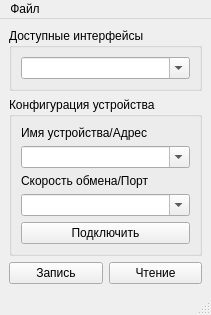
<?xml version="1.0" encoding="UTF-8"?>
<ui version="4.0">
 <class>configwidget</class>
 <widget class="QMainWindow" name="configwidget">
  <property name="geometry">
   <rect>
    <x>0</x>
    <y>0</y>
    <width>211</width>
    <height>297</height>
   </rect>
  </property>
  <property name="windowTitle">
   <string>Настройка связи с СУЛ</string>
  </property>
  <widget class="QWidget" name="centralwidget">
   <layout class="QGridLayout" name="gridLayout">
    <item row="0" column="0" colspan="2">
     <widget class="QGroupBox" name="groupBox">
      <property name="title">
       <string>Доступные интерфейсы</string>
      </property>
      <layout class="QVBoxLayout" name="verticalLayout_2">
       <item>
        <layout class="QVBoxLayout" name="ifcLayout">
         <item>
          <widget class="QComboBox" name="cbIfcAvailable">
           <property name="editable">
            <bool>true</bool>
           </property>
          </widget>
         </item>
        </layout>
       </item>
      </layout>
     </widget>
    </item>
    <item row="1" column="0" colspan="2">
     <widget class="QGroupBox" name="groupBox_2">
      <property name="title">
       <string>Конфигурация устройства</string>
      </property>
      <layout class="QVBoxLayout" name="verticalLayout_3">
       <item>
        <layout class="QVBoxLayout" name="verticalLayout">
         <item>
          <widget class="QLabel" name="label">
           <property name="text">
            <string>Имя устройства/Адрес</string>
           </property>
          </widget>
         </item>
         <item>
          <widget class="QComboBox" name="cbDeviceName">
           <property name="editable">
            <bool>true</bool>
           </property>
          </widget>
         </item>
         <item>
          <widget class="QLabel" name="label_2">
           <property name="text">
            <string>Скорость обмена/Порт</string>
           </property>
          </widget>
         </item>
         <item>
          <widget class="QComboBox" name="cbDeviceParam">
           <property name="editable">
            <bool>true</bool>
           </property>
          </widget>
         </item>
         <item>
          <widget class="QPushButton" name="pbConnectDevice">
           <property name="text">
            <string>Подключить</string>
           </property>
          </widget>
         </item>
        </layout>
       </item>
      </layout>
     </widget>
    </item>
    <item row="2" column="0">
     <widget class="QPushButton" name="pbWriteData">
      <property name="text">
       <string>Запись</string>
      </property>
     </widget>
    </item>
    <item row="2" column="1">
     <widget class="QPushButton" name="pbReadData">
      <property name="text">
       <string>Чтение</string>
      </property>
     </widget>
    </item>
   </layout>
  </widget>
  <widget class="QMenuBar" name="menubar">
   <property name="geometry">
    <rect>
     <x>0</x>
     <y>0</y>
     <width>211</width>
     <height>21</height>
    </rect>
   </property>
   <widget class="QMenu" name="menu">
    <property name="title">
     <string>Файл</string>
    </property>
    <addaction name="action"/>
   </widget>
   <addaction name="menu"/>
  </widget>
  <widget class="QStatusBar" name="statusbar"/>
  <action name="action">
   <property name="text">
    <string>Выход</string>
   </property>
  </action>
 </widget>
 <resources/>
 <connections/>
</ui>
